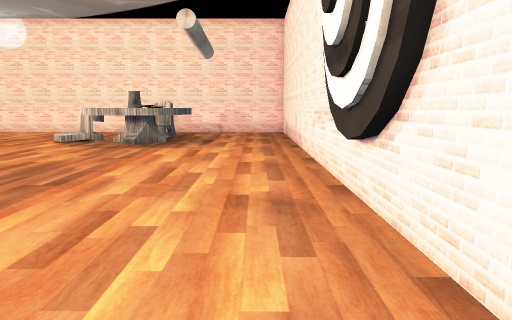
View 1 (above)

21 first-person views from a walk through a Unity game level. The camera is 1.5 m above the floor, tilts 8° down and sees 70° across. The floor is counted in squares, 1 m on a side. Each view is taken from the middle of a square. On the plan, view 1 faces up. The plan holds only what a view shows up to about 16 squares ahead; the rest is blank. The place goes on beyond the plan. The player is left out. Some surface patterns are stand-ins.

View 2
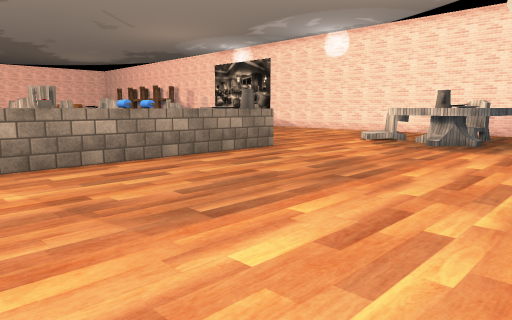

View 3
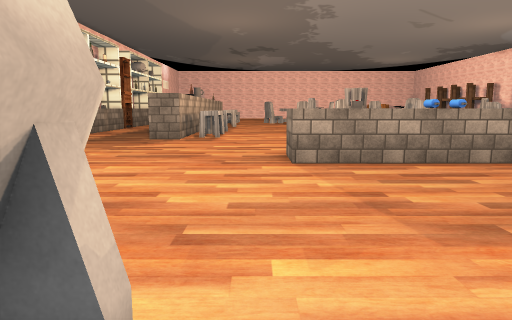

View 4
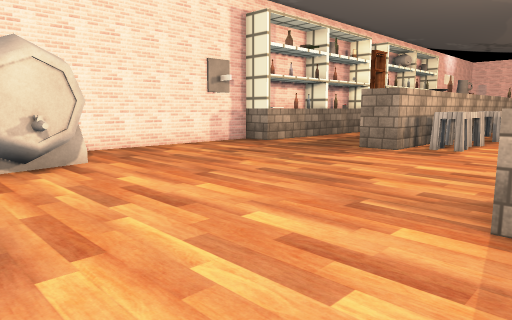

View 5
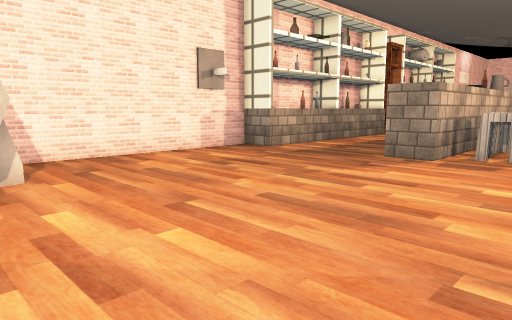

View 6
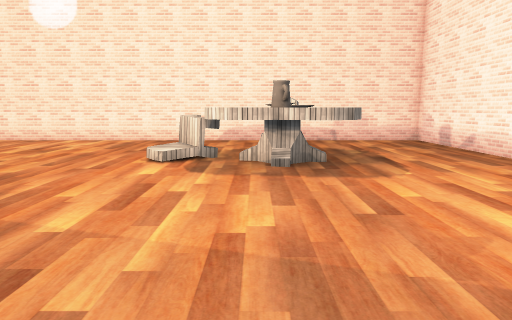

View 7
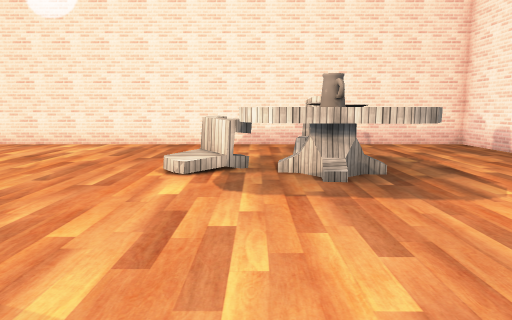

View 8
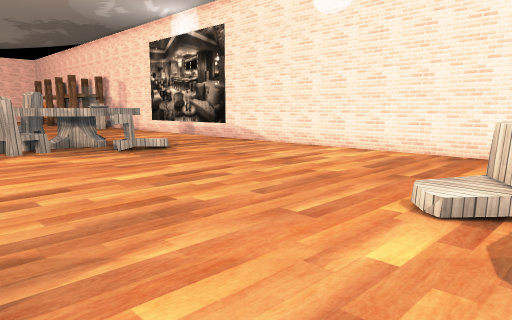

View 9
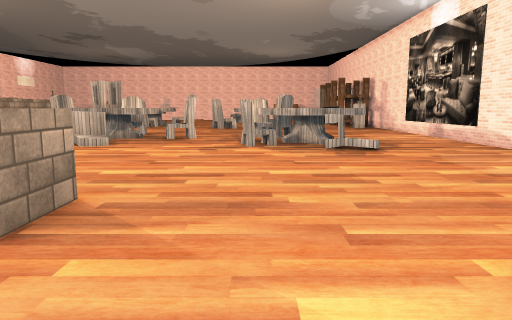

View 10
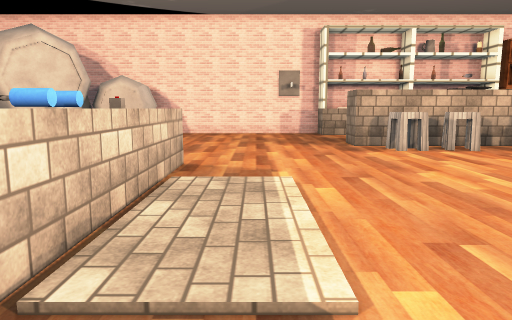

View 11
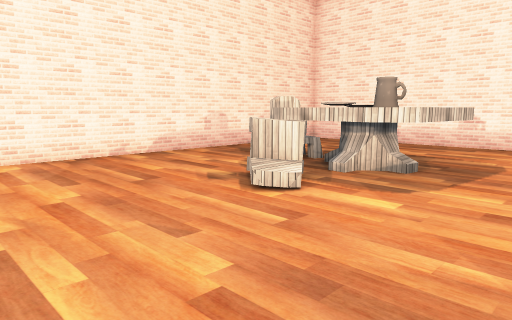

View 12
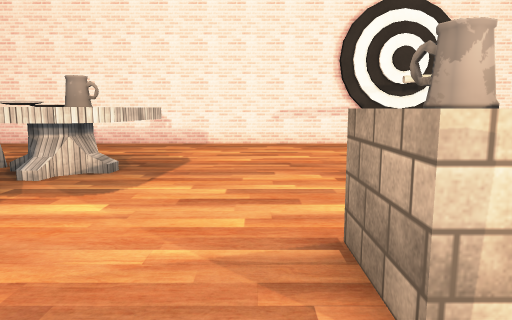

View 13
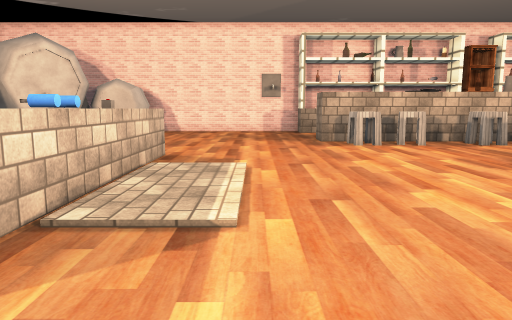

View 14
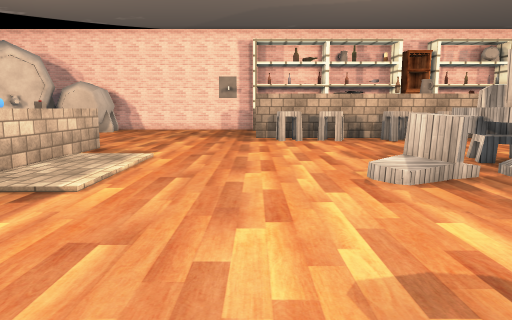

View 15
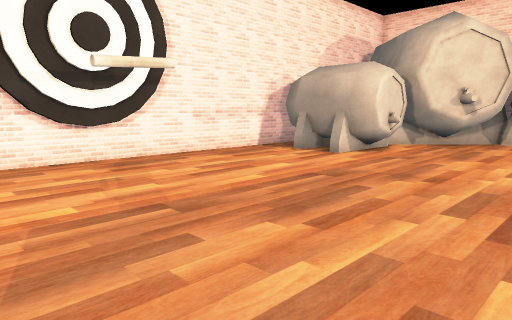

View 16
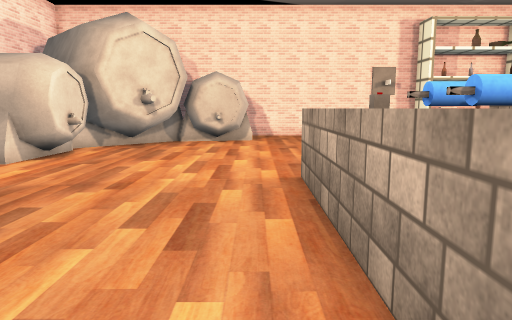

View 17
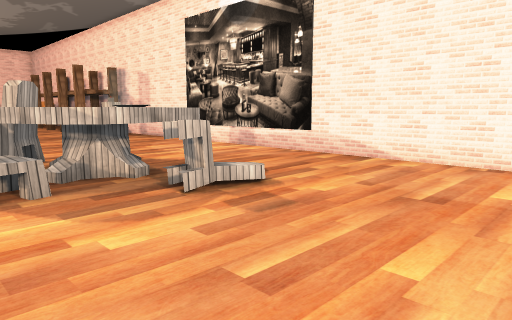

View 18
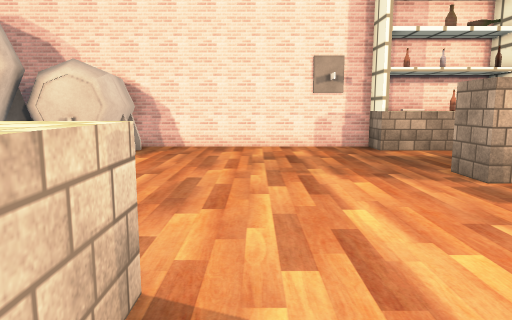

View 19
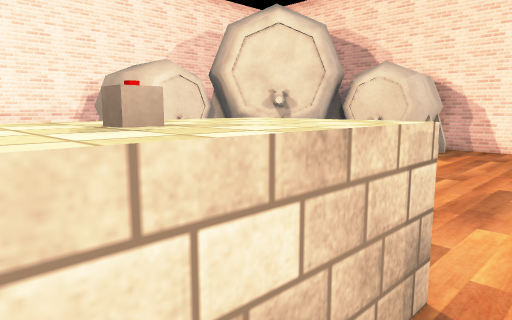

View 20
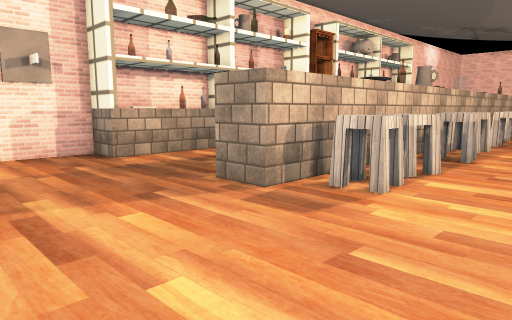

View 21
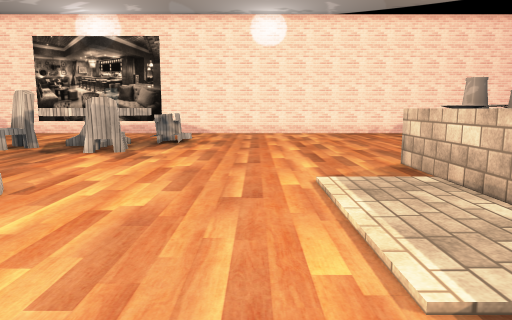

### Floor plan
Key: @ floor where view 1 was taken; # wall or solid block; . floor; = window, fence, low wall or low ledge; ^ raised ledge; T table; S stool; C chair; O other object.
Columns run from 22 left of view 1 to 2 right of it. Each row starts with its distance up from view 1.
 24 #########################
 23 ........................#
 22 ........................#
 21 ........................#
 20 .................C......#
 19 T...............CCC.....#
 18  TO...........CT T  ....#
 17 TCCC.........OCCTTTT....#
 16 T T............TTTTT....#
 15 TC.............TTTT.....#
 14 CC......................#
 13 .C......................#
 12 ........................#
 11 ..........^^^...........#
 10 ..........^#=...........#
  9 ..........^O^...........#
  8 ..........^ ^...........#
  7 CO........^ ^...........#
  6 C.........^^^...........#
  5  .........^O^...........#
  4 ..........^^^...........#
  3 ..........^O^...........#
  2 ..........^^^...........#
  1 ..........^^^...........#
  0 ......................@.#
 -1 ...................####.#
 -2 SSSS...............######
 -3 SSSS...............#
 -4 O####..............#
 -5     #............###
 -6   ..............###
 -7 ..............####
 -8 ..............##
 -9  .............#
-10 ^^^^^.........#
-11   OO#.........#
-12 ###############

Positions as (right, up) in squares from view 1, and headings:
1: (0, 0), facing up
2: (0, 0), facing up-left
3: (0, 0), facing left
4: (-5, 2), facing down-left
5: (-7, 0), facing down-left
6: (-6, 6), facing up
7: (-7, 8), facing up
8: (-7, 11), facing up-left
9: (-6, 14), facing left
10: (-14, 11), facing down
11: (-14, 12), facing up-right
12: (-14, 12), facing right
13: (-15, 13), facing down
14: (-18, 15), facing down
15: (-9, 10), facing down-right
16: (-9, 9), facing down
17: (-14, 13), facing up-left
18: (-13, 4), facing down
19: (-13, 4), facing down-right
20: (-13, 1), facing down-left
21: (-16, 1), facing up
